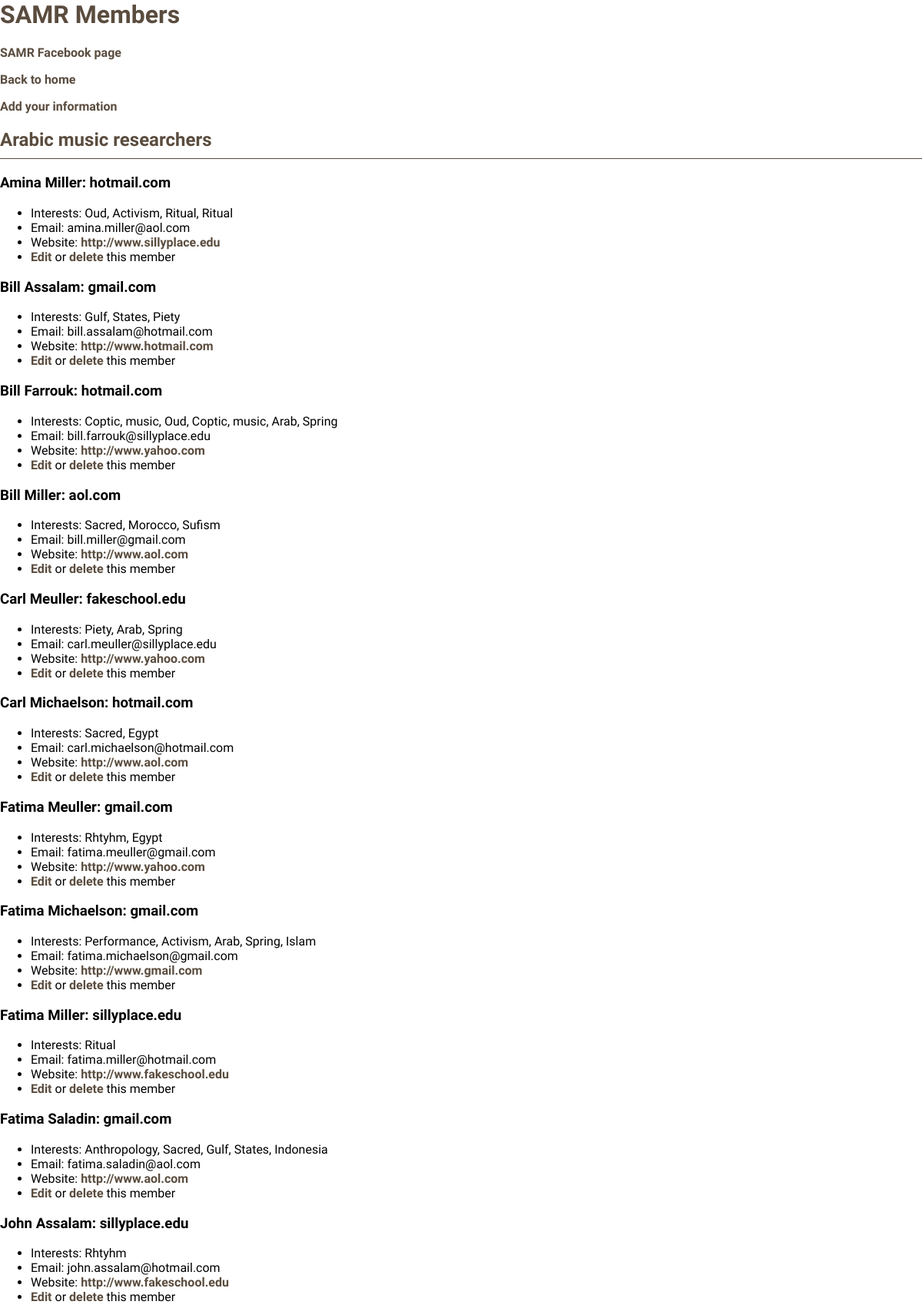
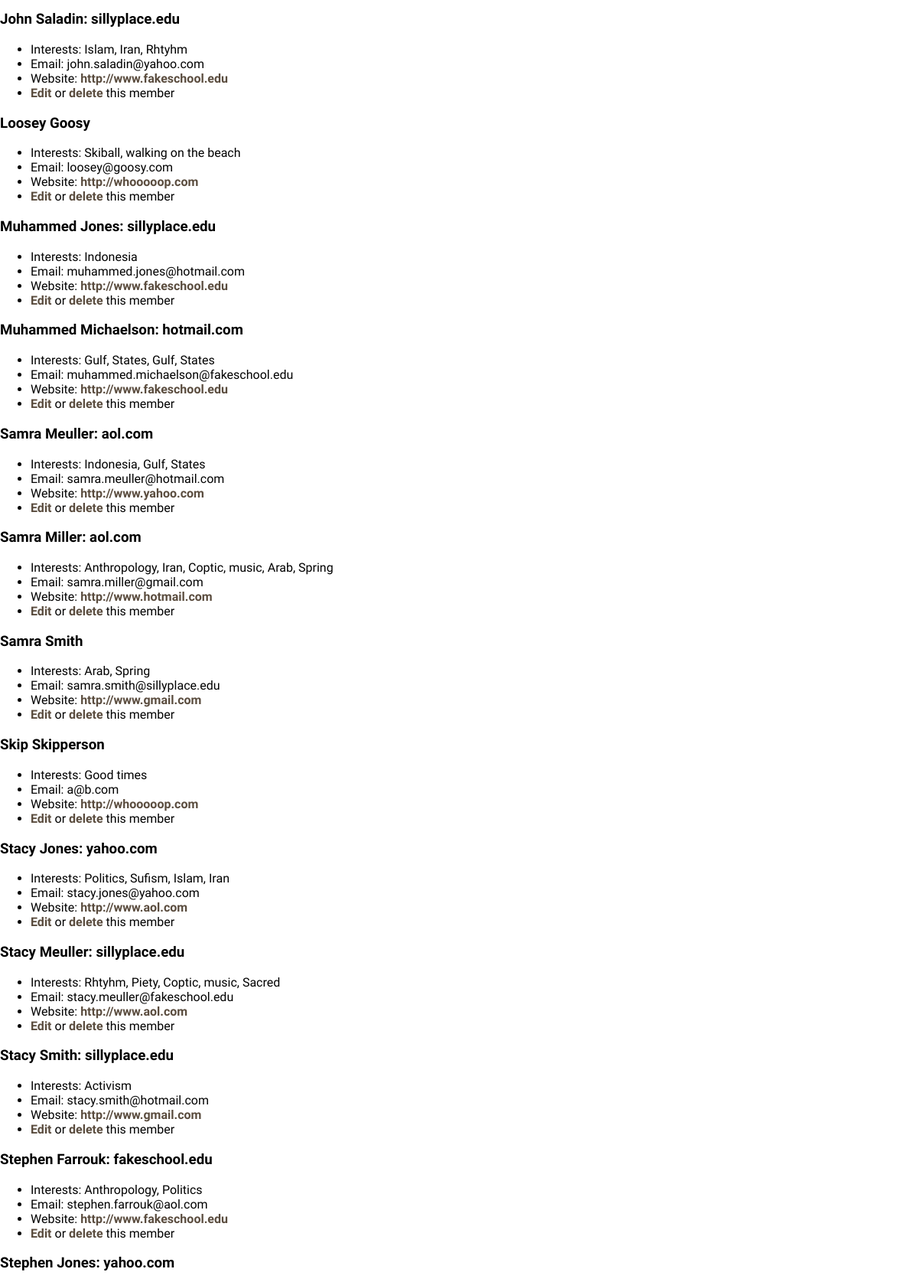
The page /bios/ (upper part) on the database its author committed (2 pictures, top to bottom).
### samr_db_setup.py (models this page shows)
class Bio(Base):
	__tablename__ = 'bio'
	name = Column(String(80), nullable = False)
	affiliation = Column(String(250), nullable = True)
	interests = Column(String(250), nullable = True)
	email = Column(String(250), nullable = True)
	website = Column(String(250), nullable = True)
	id = Column(Integer, primary_key = True)

### samr.py (the view)
@app.route('/bios/')
def bios():
	bios = session.query(Bio).order_by(Bio.name).all()
	return render_template('bios.html', bios = bios)

### templates/bios.html (shortened to what this page needs)
<html>
<head>
	<link rel=stylesheet type=text/css href="{{ url_for('static', filename = 'styles.css') }}">
</head>
<body>
<h1>SAMR Members</h1>
<p><a href= "https://www.facebook.com/groups/378262162265234" target = "_blank">SAMR Facebook page</a></p>
<p><a href= "{{ url_for('home') }}">Back to home</a></p>
<p><a href="{{ url_for('addBio') }}">Add your information</a></p>
<div>
	<h2>Arabic music researchers</h2>
	{% for b in bios %}
	<h3>{{ b.name }}{% if b.affiliation != None %}: {{ b.affiliation }}{% endif %}</h3>
	<ul>
		<li>Interests: {{ b.interests }}</li>
		<li>Email: {{ b.email }}</li>
		<li>Website: <a href="{{ b.website }}" target="_blank">{{ b.website }}</a></li>
		<li><a href="{{ url_for('editBio', bio_id=b.id) }}">Edit</a> or
			<a href="{{ url_for('deleteBio', bio_id=b.id) }}">delete</a> this member</a></li>
	</ul>
	{% endfor %}
</div>
</body>

### static/styles.css (style rules this page uses)
body { font-family: 'Old Standard TT', serif; margin: 0px 0px; background-image: url('/static/bg.jpg'); background-size: cover; background-attachment: fixed; }
h1 { font-family: 'Dancing Script', cursive; font-weight: 700; color: #5a4c3e; }
h2 { color: #5a4c3e; font-family: 'Dancing Script', cursive; font-weight: 700; display: block; padding-bottom: 10px; border-bottom: 1px solid #5a4c3e; }
a { text-decoration: none; font-weight: 700; color: #5a4c3e; }

### rows shown on the page
Bio: name "Amina Miller", affiliation "hotmail.com", interests "Oud, Activism, Ritual, Ritual", email "amina.miller@aol.com", website "http://www.sillyplace.edu"
Bio: name "Bill Assalam", affiliation "gmail.com", interests "Gulf, States, Piety", email "bill.assalam@hotmail.com", website "http://www.hotmail.com"
Bio: name "Bill Farrouk", affiliation "hotmail.com", interests "Coptic, music, Oud, Coptic, music, Arab, Spring", email "bill.farrouk@sillyplace.edu", website "http://www.yahoo.com"
Bio: name "Bill Miller", affiliation "aol.com", interests "Sacred, Morocco, Sufism", email "bill.miller@gmail.com", website "http://www.aol.com"
Bio: name "Carl Meuller", affiliation "fakeschool.edu", interests "Piety, Arab, Spring", email "carl.meuller@sillyplace.edu", website "http://www.yahoo.com"
Bio: name "Carl Michaelson", affiliation "hotmail.com", interests "Sacred, Egypt", email "carl.michaelson@hotmail.com", website "http://www.aol.com"
Bio: name "Fatima Meuller", affiliation "gmail.com", interests "Rhtyhm, Egypt", email "fatima.meuller@gmail.com", website "http://www.yahoo.com"
Bio: name "Fatima Michaelson", affiliation "gmail.com", interests "Performance, Activism, Arab, Spring, Islam", email "fatima.michaelson@gmail.com", website "http://www.gmail.com"
Bio: name "Fatima Miller", affiliation "sillyplace.edu", interests "Ritual", email "fatima.miller@hotmail.com", website "http://www.fakeschool.edu"
Bio: name "Fatima Saladin", affiliation "gmail.com", interests "Anthropology, Sacred, Gulf, States, Indonesia", email "fatima.saladin@aol.com", website "http://www.aol.com"
Bio: name "John Assalam", affiliation "sillyplace.edu", interests "Rhtyhm", email "john.assalam@hotmail.com", website "http://www.fakeschool.edu"
Bio: name "John Saladin", affiliation "sillyplace.edu", interests "Islam, Iran, Rhtyhm", email "john.saladin@yahoo.com", website "http://www.fakeschool.edu"
Bio: name "Loosey Goosy", interests "Skiball, walking on the beach", email "loosey@goosy.com", website "http://whooooop.com"
Bio: name "Muhammed Jones", affiliation "sillyplace.edu", interests "Indonesia", email "muhammed.jones@hotmail.com", website "http://www.fakeschool.edu"
Bio: name "Muhammed Michaelson", affiliation "hotmail.com", interests "Gulf, States, Gulf, States", email "muhammed.michaelson@fakeschool.edu", website "http://www.fakeschool.edu"
Bio: name "Samra Meuller", affiliation "aol.com", interests "Indonesia, Gulf, States", email "samra.meuller@hotmail.com", website "http://www.yahoo.com"
Bio: name "Samra Miller", affiliation "aol.com", interests "Anthropology, Iran, Coptic, music, Arab, Spring", email "samra.miller@gmail.com", website "http://www.hotmail.com"
Bio: name "Samra Smith", interests "Arab, Spring", email "samra.smith@sillyplace.edu", website "http://www.gmail.com"
Bio: name "Skip Skipperson", interests "Good times", email "a@b.com", website "http://whooooop.com"
Bio: name "Stacy Jones", affiliation "yahoo.com", interests "Politics, Sufism, Islam, Iran", email "stacy.jones@yahoo.com", website "http://www.aol.com"
Bio: name "Stacy Meuller", affiliation "sillyplace.edu", interests "Rhtyhm, Piety, Coptic, music, Sacred", email "stacy.meuller@fakeschool.edu", website "http://www.aol.com"
Bio: name "Stacy Smith", affiliation "sillyplace.edu", interests "Activism", email "stacy.smith@hotmail.com", website "http://www.gmail.com"
Bio: name "Stephen Farrouk", affiliation "fakeschool.edu", interests "Anthropology, Politics", email "stephen.farrouk@aol.com", website "http://www.fakeschool.edu"
Bio: name "Stephen Jones", affiliation "yahoo.com"
